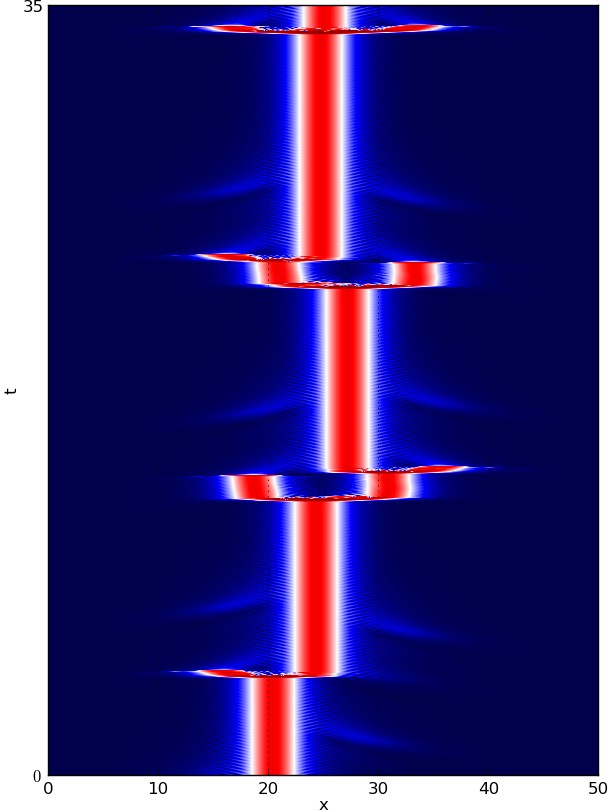

Recreate this plot in Python.
import numpy as np
import matplotlib.pyplot as plt

N = 1024; M = 10000;
AA = np.fromfile('aa.bin', np.double, 2*N*M).reshape(M,2*N).T;
Ar = AA[0::2,:]; Ai = AA[1::2, :]; Ama = abs(Ar+1j*Ai); Ama=Ama.T;
Maxf = 7000 ;
mag = 2;
h = 0.005;

fig = plt.figure(figsize=(6,8));
ax = fig.add_subplot(111)
ax.set_xlabel('x')
ax.set_ylabel('t')
ax.set_yticks([0, h*mag*Maxf])
ax.set_yticklabels(["$0$", "35"])
#ax.set_ylim((-0.5, 3.5))


ax.imshow(Ama[:,0:Maxf], cmap=plt.get_cmap('seismic'), extent=(0,50,0,h*mag*Maxf));
ax.grid('on')
fig.tight_layout(pad=0)
plt.show()
